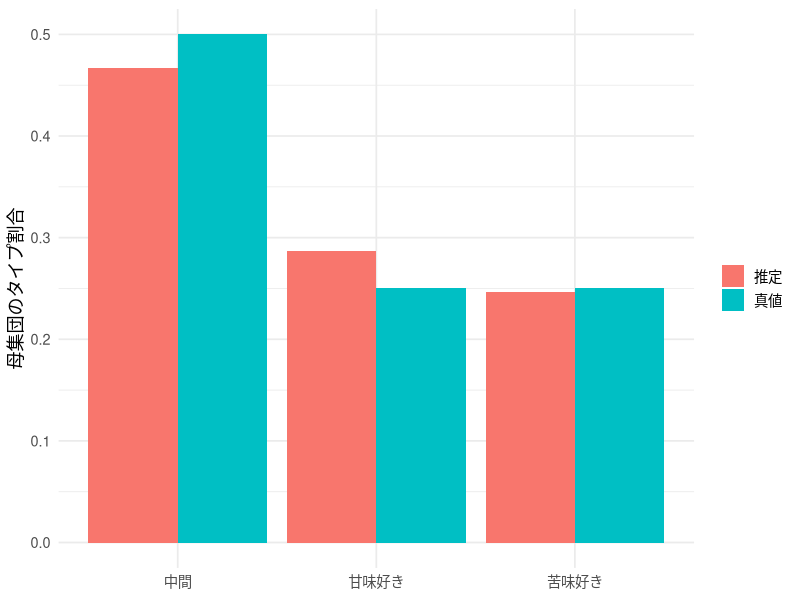
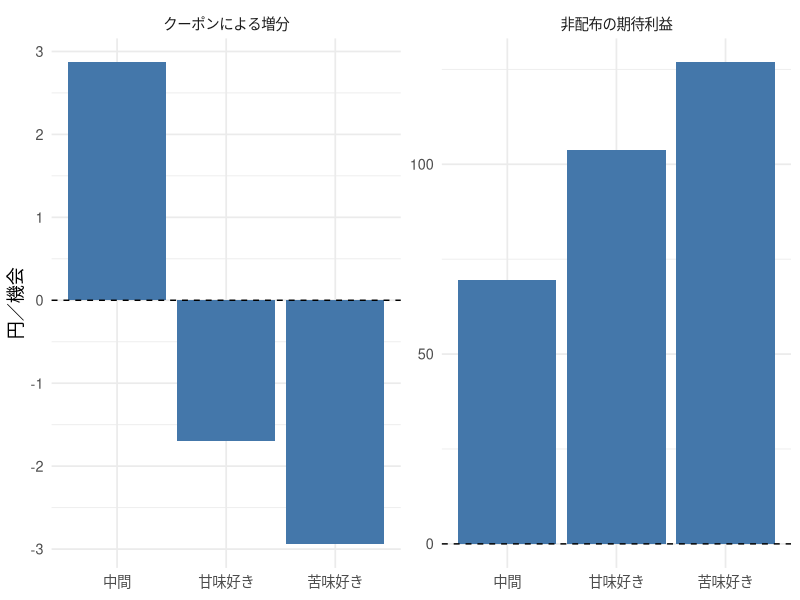
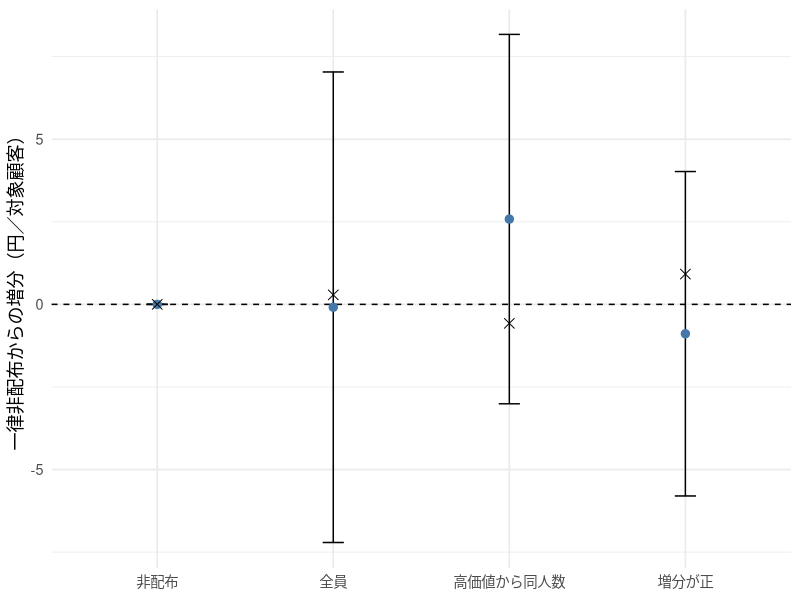
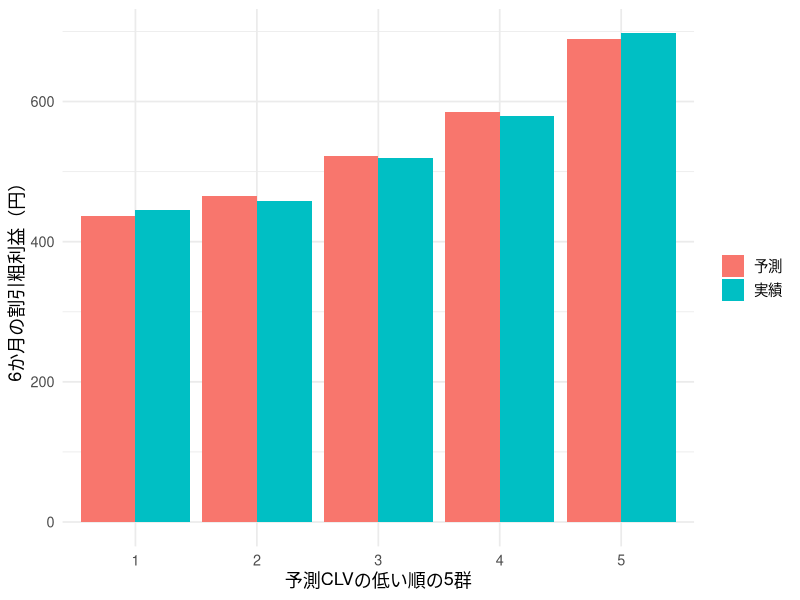
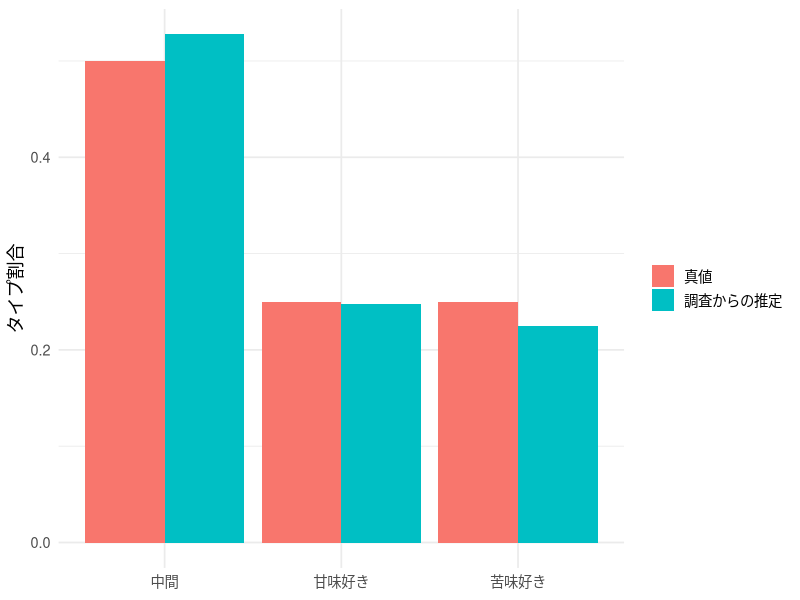
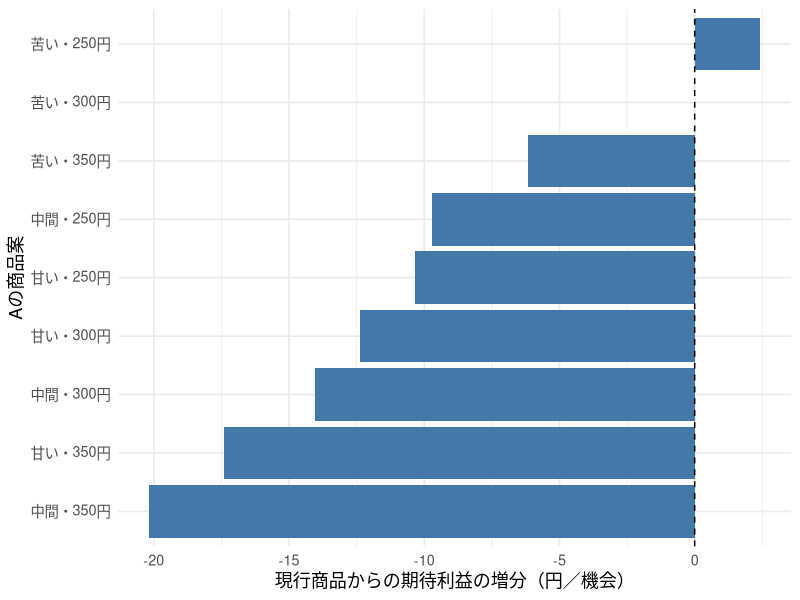

Write the R code that produced these figures, in order.
## ---- chunk 1
#| include: false
library(ggplot2)
library(knitr)
set.seed(20260701)
fam <- if (Sys.info()[["sysname"]] == "Darwin") "Hiragino Sans" else ""
theme_set(theme_minimal(base_size = 13, base_family = fam))
knitr::opts_chunk$set(fig.align = "center", dpi = 144)
options(scipen = 8)
## ---- chunk 2
choice_prob <- function(theta, pA, pB, xA = -1, xB = 1) {
  va <- 1.5 + theta * xA - pA
  vb <- 1.5 + theta * xB - pB
  mx <- pmax(0, va, vb)
  ev <- cbind(exp(-mx), exp(va - mx), exp(vb - mx))
  ev / rowSums(ev)  # 列は「買わない、A、B」
}
theta_grid <- c(-1.5, 0, 1.5)
pi_true <- c(.25, .50, .25)
type_names <- c("苦味好き", "中間", "甘味好き")
draw_choice <- function(prob) {
  u <- runif(nrow(prob))
  as.integer(u > prob[, 1]) + as.integer(u > prob[, 1] + prob[, 2])
}
simulate_history <- function(n, periods, seed, conjoint = FALSE) {
  set.seed(seed)
  type <- sample(1:3, n, replace = TRUE, prob = pi_true)
  dat <- data.frame(id = rep(seq_len(n), each = periods),
                    t = rep(seq_len(periods), n))
  nr <- nrow(dat)
  dat$pA <- sample(c(2.5, 3, 3.5), nr, replace = TRUE)
  dat$pB <- sample(c(2.5, 3, 3.5), nr, replace = TRUE)
  dat$xA <- if (conjoint) sample(-1:1, nr, replace = TRUE) else rep(-1, nr)
  dat$xB <- if (conjoint) sample(-1:1, nr, replace = TRUE) else rep(1, nr)
  pr <- with(dat, choice_prob(theta_grid[type[id]], pA, pB, xA, xB))
  dat$y <- draw_choice(pr)
  list(data = dat, type = type)  # typeは答え合わせ用に別保存
}
## ---- chunk 3
history_loglik <- function(dat) {
  sapply(theta_grid, function(theta) {
    pr <- with(dat, choice_prob(theta, pA, pB, xA, xB))
    lp <- log(pr[cbind(seq_len(nrow(dat)), dat$y + 1)])
    drop(rowsum(lp, dat$id, reorder = TRUE))
  })
}
posterior_weights <- function(loglik, pi) {
  z <- sweep(loglik, 2, log(pi), "+")
  z <- z - apply(z, 1, max)
  w <- exp(z)
  w / rowSums(w)
}
estimate_pi <- function(loglik, tol = 1e-10) {
  pi <- rep(1 / 3, 3)
  for (iter in 1:10000) {
    updated <- colMeans(posterior_weights(loglik, pi))
    if (max(abs(updated - pi)) < tol) return(updated)
    pi <- updated
  }
  stop("EM did not converge")
}
train <- simulate_history(1200, 6, 20260701)
pi_hat <- estimate_pi(history_loglik(train$data))
# 独立した顧客の「施策前」の6回の履歴
customers <- simulate_history(6000, 6, 20260702)
w <- posterior_weights(history_loglik(customers$data), pi_hat)
stopifnot(max(abs(rowSums(w) - 1)) < 1e-12)
pi_table <- data.frame(type = type_names, truth = pi_true, estimate = pi_hat)
knitr::kable(pi_table, digits = 3,
  col.names = c("タイプ", "母集団割合の真値", "学習標本からの推定"))
## ---- chunk 4
#| fig-cap: "母集団のタイプ割合。真のタイプは生成時にのみ使い、推定には渡さない。"
pi_plot <- rbind(data.frame(type = type_names, value = pi_true, method = "真値"),
                 data.frame(type = type_names, value = pi_hat, method = "推定"))
ggplot(pi_plot, aes(type, value, fill = method)) + geom_col(position = "dodge") +
  labs(x = NULL, y = "母集団のタイプ割合", fill = NULL)
## ---- chunk 5
example_y <- list("Aを6回" = rep(1, 6), "A・B・非購入" = c(1, 2, 0, 0, 1, 2),
                  "Bを6回" = rep(2, 6), "非購入を6回" = rep(0, 6))
example_data <- do.call(rbind, lapply(seq_along(example_y), function(i) {
  data.frame(id = i, t = 1:6, pA = 3, pB = 3, xA = -1, xB = 1, y = example_y[[i]])
}))
w_example <- posterior_weights(history_loglik(example_data), pi_hat)
p0_type <- choice_prob(theta_grid, 3, 3)
pred_example <- w_example %*% p0_type
example_table <- data.frame(history = names(example_y), w_example, pred_example)
knitr::kable(example_table, digits = 3,
  col.names = c("履歴", "苦味好きの確率", "中間の確率", "甘味好きの確率",
                "次回非購入", "次回A", "次回B"))
## ---- chunk 6
cost <- c(.5, 1)
p1_type <- choice_prob(theta_grid, 2.5, 3)
r0_type <- drop(p0_type[, 2:3] %*% (100 * (c(3, 3) - cost)))
r1_type <- drop(p1_type[, 2:3] %*% (100 * (c(2.5, 3) - cost))) - 2
gain_type <- r1_type - r0_type
type_profit <- data.frame(type = type_names, base = r0_type,
                          coupon = r1_type, gain = gain_type)
knitr::kable(type_profit, digits = 2,
  col.names = c("タイプ", "非配布の期待利益", "配布の期待利益", "増分（円）"))
## ---- chunk 7
#| fig-cap: "タイプ別の非配布利益とクーポン増分。縦軸の尺度はパネルごとに異なる。"
type_profit_plot <- rbind(
  data.frame(type = type_names, measure = "非配布の期待利益", value = r0_type),
  data.frame(type = type_names, measure = "クーポンによる増分", value = gain_type))
ggplot(type_profit_plot, aes(type, value)) + geom_col(fill = "#4477aa") +
  geom_hline(yintercept = 0, linetype = 2) +
  facet_wrap(~measure, scales = "free_y") + labs(x = NULL, y = "円／機会")
## ---- chunk 8
base_profit <- drop(w %*% r0_type)
gain <- drop(w %*% gain_type)
decision <- as.integer(gain > 0)
target_examples <- data.frame(history = names(example_y),
  base = drop(w_example %*% r0_type), gain = drop(w_example %*% gain_type))
target_examples$send <- target_examples$gain > 0
knitr::kable(target_examples, digits = 2,
  col.names = c("履歴", "非配布の予測利益", "クーポンの予測増分", "配布する"))
## ---- chunk 9
set.seed(20260703)
n_customer <- nrow(w)
D <- rbinom(n_customer, 1, .5)
p_exp <- choice_prob(theta_grid[customers$type], 3 - .5 * D, 3)
y_exp <- draw_choice(p_exp)
R <- (250 - 50 * D) * (y_exp == 1) + 200 * (y_exp == 2) - 2 * D
# 高価値顧客への配布は、比較のため人数をモデルのルールにそろえる
n_send <- sum(decision)
high_value <- integer(n_customer)
high_value[head(order(-base_profit), n_send)] <- 1
rules <- list("非配布" = rep(0, n_customer), "全員" = rep(1, n_customer),
              "高価値から同人数" = high_value, "増分が正" = decision)
policy_table <- do.call(rbind, lapply(names(rules), function(nm) {
  rule <- rules[[nm]]
  z <- rule * (D * R / .5 - (1 - D) * R / .5)
  data.frame(rule = nm, send_rate = mean(rule), estimate = mean(z),
    se = sd(z) / sqrt(n_customer),
    truth = mean(rule * gain_type[customers$type]))
}))
knitr::kable(policy_table, digits = 3,
  col.names = c("ルール", "配布割合", "実験での増分推定（円）", "標準誤差",
                "評価顧客での真の期待増分"))
## ---- chunk 10
#| fig-cap: "固定したルールの実験評価と近似95%信頼区間。×は生成モデルからの比較基準。"
policy_table$rule <- factor(policy_table$rule, levels = names(rules))
ggplot(policy_table, aes(rule, estimate)) +
  geom_hline(yintercept = 0, linetype = 2) +
  geom_errorbar(aes(ymin = estimate - 1.96 * se, ymax = estimate + 1.96 * se), width = .12) +
  geom_point(size = 2.5, color = "#4477aa") +
  geom_point(aes(y = truth), shape = 4, size = 3) +
  labs(x = NULL, y = "一律非配布からの増分（円／対象顧客）")
## ---- chunk 11
horizon <- 6
discount <- .99
clv_factor <- sum(discount ^ seq_len(horizon))
clv_pred <- clv_factor * base_profit
clv_example <- data.frame(history = names(example_y),
  monthly = drop(w_example %*% r0_type),
  value = clv_factor * drop(w_example %*% r0_type))
knitr::kable(clv_example, digits = 1,
  col.names = c("履歴", "1か月の期待粗利益（円）", "6か月の顧客価値（円）"))
## ---- chunk 12
set.seed(20260704)
future_prob <- choice_prob(theta_grid[customers$type], 3, 3)
future_y <- sapply(seq_len(horizon), function(h) draw_choice(future_prob))
future_margin <- 250 * (future_y == 1) + 200 * (future_y == 2)
clv_observed <- drop(future_margin %*% (discount ^ seq_len(horizon)))
# 過去だけから予測したCLVで5群に分ける。同順位は顧客ID順。
clv_group <- pmin(5, ceiling(5 * rank(clv_pred, ties.method = "first") / n_customer))
clv_table <- do.call(rbind, lapply(1:5, function(g) {
  ix <- clv_group == g
  data.frame(group = g, n = sum(ix), predicted = mean(clv_pred[ix]),
    observed = mean(clv_observed[ix]),
    truth = mean(clv_factor * r0_type[customers$type[ix]]))
}))
knitr::kable(clv_table, digits = 1,
  col.names = c("予測CLVの低い順", "人数", "予測（円）", "6か月の実績（円）",
                "真のタイプからの期待値（円）"))
## ---- chunk 13
#| fig-cap: "施策前の予測で作った5群のCLV。グループ平均の一致と個人の予測精度は別である。"
clv_plot <- rbind(
  data.frame(group = clv_table$group, value = clv_table$predicted, method = "予測"),
  data.frame(group = clv_table$group, value = clv_table$observed, method = "実績"))
ggplot(clv_plot, aes(factor(group), value, fill = method)) +
  geom_col(position = "dodge") +
  labs(x = "予測CLVの低い順の5群", y = "6か月の割引粗利益（円）", fill = NULL)
## ---- chunk 14
clv_pooled <- clv_factor * sum(pi_hat * r0_type)
clv_error <- data.frame(method = c("母集団の割合だけ", "本人の履歴も使う"),
  mse = c(mean((clv_pooled - clv_observed)^2),
          mean((clv_pred - clv_observed)^2)))
knitr::kable(clv_error, digits = 1,
  col.names = c("予測方法", "将来実績との平均二乗誤差（円²）"))
## ---- chunk 15
survey <- simulate_history(600, 8, 20260705, conjoint = TRUE)
survey_train <- subset(survey$data, t <= 6)
survey_test <- subset(survey$data, t > 6)
survey_loglik <- history_loglik(survey_train)
pi_cj <- estimate_pi(survey_loglik)
w_cj <- posterior_weights(survey_loglik, pi_cj)
survey_pi_table <- data.frame(type = type_names, truth = pi_true, estimate = pi_cj)
knitr::kable(survey_pi_table, digits = 3,
  col.names = c("タイプ", "生成時の割合", "調査の最初の6問からの推定"))
## ---- chunk 16
#| fig-cap: "コンジョイント回答から推定した母集団のタイプ割合。"
survey_pi_plot <- rbind(
  data.frame(type = type_names, value = pi_true, method = "真値"),
  data.frame(type = type_names, value = pi_cj, method = "調査からの推定"))
ggplot(survey_pi_plot, aes(type, value, fill = method)) +
  geom_col(position = "dodge") + labs(x = NULL, y = "タイプ割合", fill = NULL)
## ---- chunk 17
predict_choices <- function(dat, weights) {
  ans <- matrix(0, nrow(dat), 3)
  for (k in 1:3) {
    pr <- with(dat, choice_prob(theta_grid[k], pA, pB, xA, xB))
    ans <- ans + pr * weights[dat$id, k]
  }
  ans
}
p_cj_person <- predict_choices(survey_test, w_cj)
p_cj_population <- predict_choices(survey_test,
  matrix(rep(pi_cj, each = nrow(w_cj)), ncol = 3))
pick_cj <- cbind(seq_len(nrow(survey_test)), survey_test$y + 1)
survey_validation <- data.frame(method = c("母集団の割合だけ", "本人の6回答も使う"),
  logloss = c(-mean(log(p_cj_population[pick_cj])),
              -mean(log(p_cj_person[pick_cj]))))
knitr::kable(survey_validation, digits = 3,
  col.names = c("予測方法", "後の2問の対数損失（小さいほどよい）"))
## ---- chunk 18
candidates <- expand.grid(xA = -1:1, pA = c(2.5, 3, 3.5))
candidate_type_profit <- sapply(seq_len(nrow(candidates)), function(a) {
  pr <- choice_prob(theta_grid, candidates$pA[a], 3, candidates$xA[a], 1)
  drop(pr[, 2:3] %*% c(100 * (candidates$pA[a] - .5), 200))
})
candidate_person_profit <- w_cj %*% candidate_type_profit
baseline_cj <- drop(w_cj %*% r0_type)
candidates$profit <- colMeans(candidate_person_profit)
candidates$gain <- colMeans(candidate_person_profit - baseline_cj)
candidates$true_profit <- colMeans(candidate_type_profit[survey$type, , drop = FALSE])
candidate_table <- candidates[order(-candidates$profit), ]
knitr::kable(candidate_table, digits = 2, row.names = FALSE,
  col.names = c("Aの甘さ", "Aの価格（100円）", "A+Bの期待粗利益（円）",
                "現行商品からの増分（円）", "真のタイプでの期待粗利益（円）"))
## ---- chunk 19
#| fig-cap: "Aの9候補を、自社A・Bの合計利益で比較する。基準は苦いA・300円。"
candidates$name <- paste0(c("苦い", "中間", "甘い")[candidates$xA + 2],
                           "・", 100 * candidates$pA, "円")
ggplot(candidates, aes(reorder(name, gain), gain)) +
  geom_col(fill = "#4477aa") + geom_hline(yintercept = 0, linetype = 2) +
  coord_flip() + labs(x = "Aの商品案", y = "現行商品からの期待利益の増分（円／機会）")
## ---- chunk 20
stopifnot(max(abs(colMeans(w_cj) - pi_cj)) < 1e-8)
stopifnot(max(abs(colMeans(candidate_person_profit) -
                    drop(pi_cj %*% candidate_type_profit))) < 1e-6)
